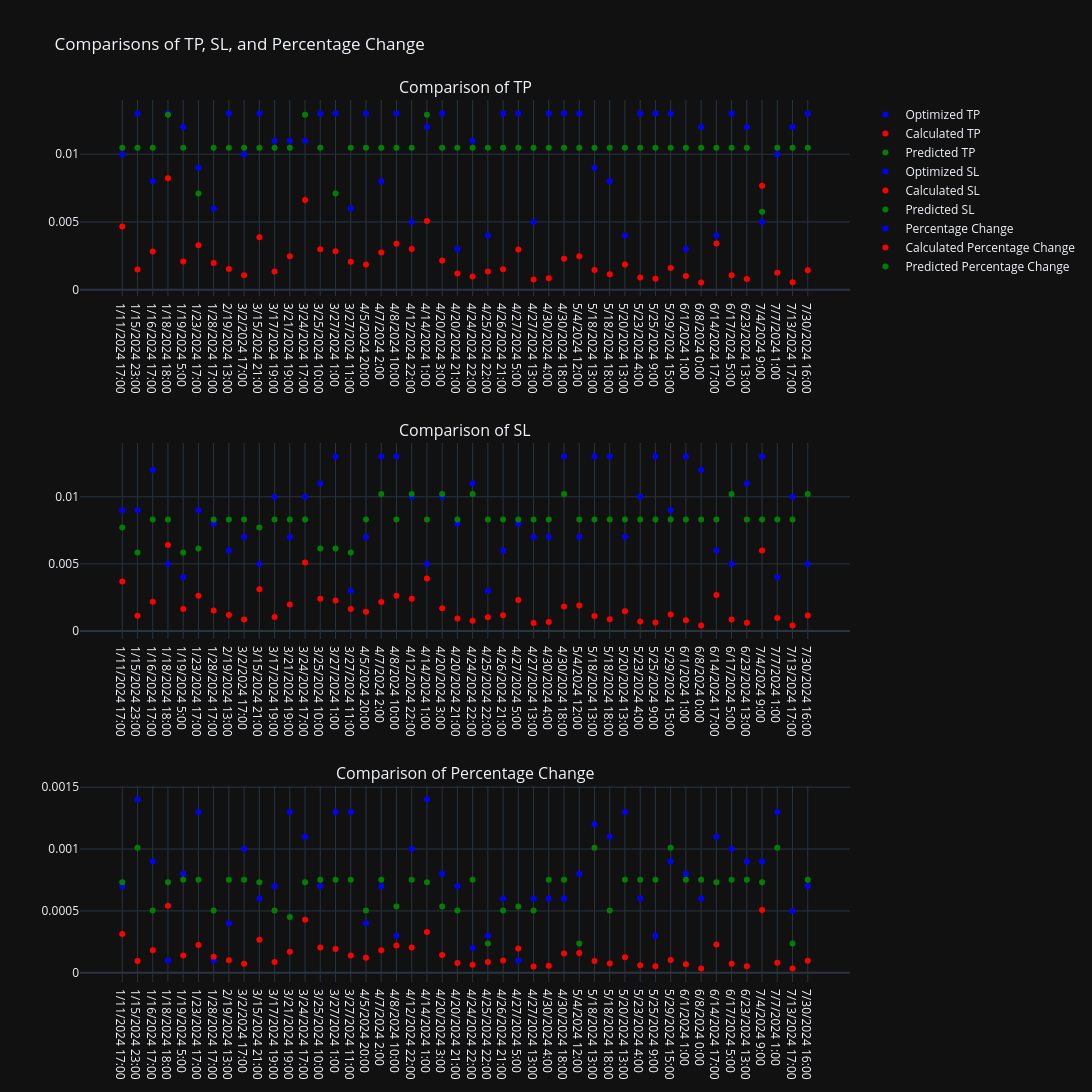

Notebook cell for this chart:
### Code cell
import pandas as pd
import plotly.graph_objects as go
from plotly.subplots import make_subplots

# Load the datasets
df_predictions  = pd.read_csv('E:\Signal Backtesting\Output\Optimized weights with regularization.csv')
df_optimized = pd.read_csv('E:\Signal Backtesting\Output\\new_dataset_with_predictions_and_differences.csv')

# Set the Date column as index
df_predictions.set_index('Date', inplace=True)
df_optimized.set_index('Date', inplace=True)

# Find common dates
common_dates = df_predictions.index.intersection(df_optimized.index)

# Filter the data to only include common dates
df_predictions_common = df_predictions.loc[common_dates]
df_optimized_common = df_optimized.loc[common_dates]

# Create subplots
fig = make_subplots(rows=3, cols=1, subplot_titles=(
    'Comparison of TP',
    'Comparison of SL',
    'Comparison of Percentage Change'
))

# Plot for TP
fig.add_trace(
    go.Scatter(x=df_predictions_common.index, y=df_predictions_common['Optimized TP'], mode='markers', name='Optimized TP', marker=dict(color='blue', size=6)),
    row=1, col=1
)
fig.add_trace(
    go.Scatter(x=df_predictions_common.index, y=df_predictions_common['calculated_tp'], mode='markers', name='Calculated TP', marker=dict(color='red', size=6)),
    row=1, col=1
)
fig.add_trace(
    go.Scatter(x=df_predictions_common.index, y=df_optimized_common['Predicted TP'], mode='markers', name='Predicted TP', marker=dict(color='green', size=6)),
    row=1, col=1
)

# Plot for SL
fig.add_trace(
    go.Scatter(x=df_predictions_common.index, y=df_predictions_common['Optimized SL'], mode='markers', name='Optimized SL', marker=dict(color='blue', size=6)),
    row=2, col=1
)
fig.add_trace(
    go.Scatter(x=df_predictions_common.index, y=df_predictions_common['calculated_sl'], mode='markers', name='Calculated SL', marker=dict(color='red', size=6)),
    row=2, col=1
)
fig.add_trace(
    go.Scatter(x=df_predictions_common.index, y=df_optimized_common['Predicted SL'], mode='markers', name='Predicted SL', marker=dict(color='green', size=6)),
    row=2, col=1
)

# Plot for Percentage Change
fig.add_trace(
    go.Scatter(x=df_predictions_common.index, y=df_predictions_common['Percentage Change'], mode='markers', name='Percentage Change', marker=dict(color='blue', size=6)),
    row=3, col=1
)
fig.add_trace(
    go.Scatter(x=df_predictions_common.index, y=df_predictions_common['calculated_percentage_change'], mode='markers', name='Calculated Percentage Change', marker=dict(color='red', size=6)),
    row=3, col=1
)
fig.add_trace(
    go.Scatter(x=df_predictions_common.index, y=df_optimized_common['Predicted Percentage Change'], mode='markers', name='Predicted Percentage Change', marker=dict(color='green', size=6)),
    row=3, col=1
)

# Update layout
fig.update_layout(height=1500, width=1200 ,title_text="Comparisons of TP, SL, and Percentage Change")

# Show plot
fig.show()
